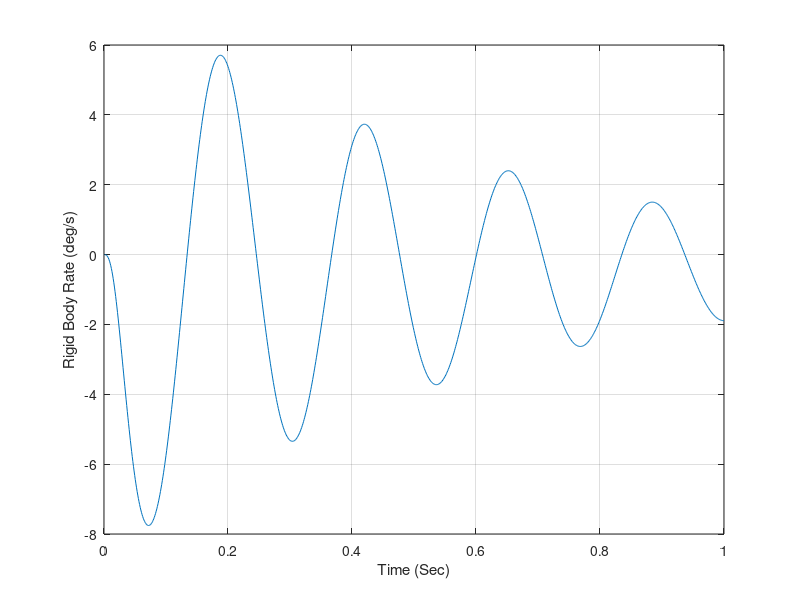
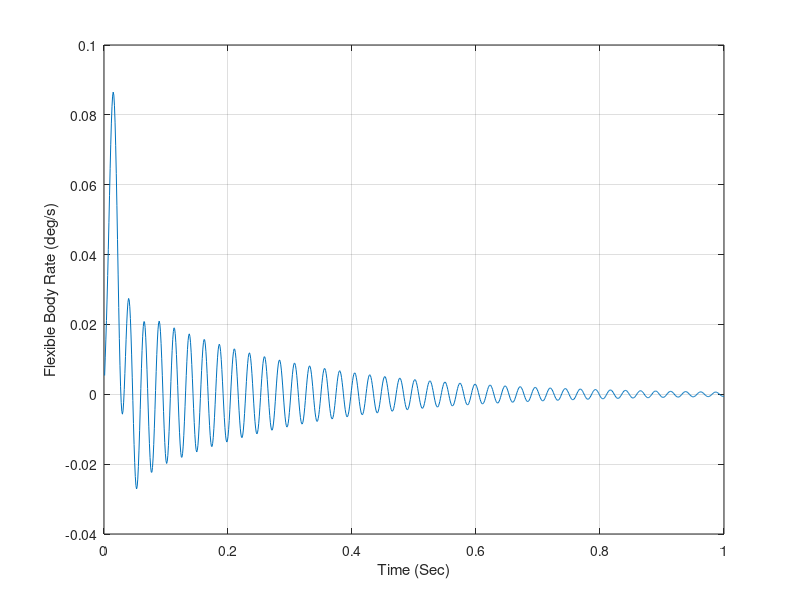
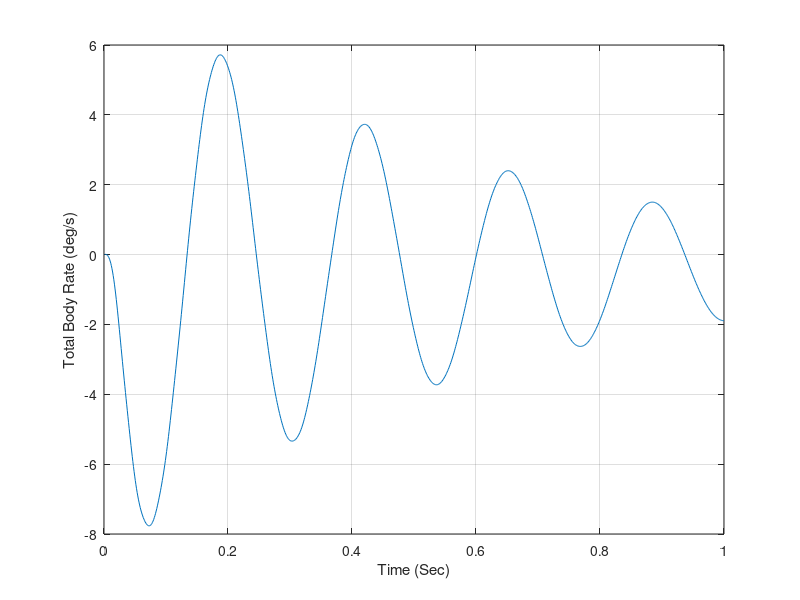

The MATLAB script that drew these images, in order:
clear all
close all
count=0;
TS=.001
XK3=-.362;
TA=.831;
B11=.00461;
B12=.00136;
XKFB=.00134;
WZFB=395.;
Z1=.015;
W1=259.;
TF=1.;
DELC=1.;
WACT=100.;
ZACT=.7;
T=0.;
S=0.;
H=.00001;
E=0.;
ED=0.;
E1=0.;
E1D=0.;
E1DD=0.;
DEL=0.;
DELD=0.;
while T<=TF
    EOLD=E;
    EDOLD=ED;
    E1OLD=E1;
    E1DOLD=E1D;
    E1DDOLD=E1DD;
    DELOLD=DEL;
    DELDOLD=DELD;
    DELDD=WACT*WACT*(DELC-DEL-2.*ZACT*DELD/WACT);
    EDD=(DEL-E-B11*ED)/B12;
    E1DDD=W1*W1*(DELD-E1D-2.*Z1*E1DD/W1);
    THDRB=XK3*(E+TA*ED);
    THDFB=XKFB*(E1D+E1DDD/WZFB^2);
    THDTOT=THDRB+THDFB;
    E=E+H*ED;
    ED=ED+H*EDD;
    E1=E1+H*E1D;
    E1D=E1D+H*E1DD;
    E1DD=E1DD+H*E1DDD;
    DEL=DEL+H*DELD;
    DELD=DELD+H*DELDD;
    T=T+H;
    DELDD=WACT*WACT*(DELC-DEL-2.*ZACT*DELD/WACT);
    EDD=(DEL-E-B11*ED)/B12;
    E1DDD=W1*W1*(DELD-E1D-2.*Z1*E1DD/W1);
    THDRB=XK3*(E+TA*ED);
    THDFB=XKFB*(E1D+E1DDD/WZFB^2);
    THDTOT=THDRB+THDFB;
    E=.5*(EOLD+E+H*ED);
    ED=.5*(EDOLD+ED+H*EDD);
    E1=.5*(E1OLD+E1+H*E1D);
    E1D=.5*(E1DOLD+E1D+H*E1DD);
    E1DD=.5*(E1DDOLD+E1DD+H*E1DDD);
    DEL=.5*(DELOLD+DEL+H*DELD);
    DELD=.5*(DELDOLD+DELD+H*DELDD);
    S=S+H;
    if S>=(TS-.00001)
        S=0.;
        count=count+1;
        ArrayT(count)=T;
        ArrayTHDRB(count)=THDRB;
        ArrayTHDFB(count)=THDFB;
        ArrayTHDTOT(count)=THDTOT;
    end
end
figure
plot(ArrayT,ArrayTHDRB),grid
xlabel('Time (Sec)')
ylabel('Rigid Body Rate (deg/s)')
figure
plot(ArrayT,ArrayTHDFB),grid
xlabel('Time (Sec)')
ylabel('Flexible Body Rate (deg/s)')
figure
plot(ArrayT,ArrayTHDTOT),grid
xlabel('Time (Sec)')
ylabel('Total Body Rate (deg/s)')
clc
output=[ArrayT',ArrayTHDRB',ArrayTHDFB',ArrayTHDTOT'];
save datfil.txt output  -ascii
disp 'simulation finished'
